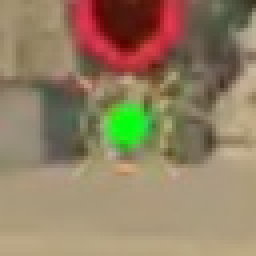
#> input picture SJZ-dunbingmiaozhun/准心数据集/已瞄准状态/20260517_151214_0011_bright.jpg, 64 x 64 px (shown 4 times larger); its folder holds only this picture in this run
$ python augment_data.py
#> lines starting #> are read from the running program, lines starting #| are printed output that depends on the picture
#> in main, image is the input picture: shape (64, 64, 3); mean B, G, R 99.4, 127.6, 146.3
"""
数据增强脚本 - 用于扩充准心训练数据集

功能：
1. 读取已瞄准状态的图片
2. 应用多种数据增强技术：水平翻转、垂直翻转、旋转、亮度调整等
3. 保存增强后的图片到原目录

使用方法：
python augment_data.py
"""

import os
import cv2
import numpy as np
from pathlib import Path

# 设置OpenCV使用中文路径
os.environ['OPENCV_IO_ENABLE_JASPER'] = '1'

def augment_image(image):
    """
    对单张图片进行多种数据增强

    参数：
        image: BGR格式的numpy数组

    返回：
        增强后的图片列表
    """
    augmented_images = []

    # 原始图片（也保存一份，便于统计）
    augmented_images.append(("original", image.copy()))

    # 水平翻转
    flipped_h = cv2.flip(image, 1)
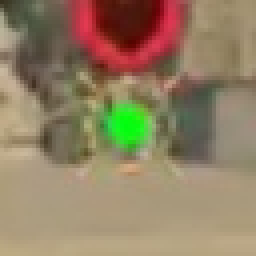
#> flipped_h: shape (64, 64, 3) (shown 4 times larger); mean B, G, R 99.4, 127.6, 146.3
    augmented_images.append(("flip_h", flipped_h))

    # 垂直翻转
    flipped_v = cv2.flip(image, 0)
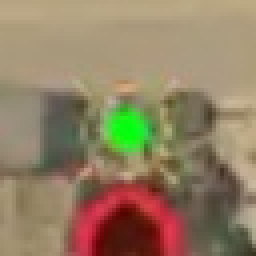
#> flipped_v: shape (64, 64, 3) (shown 4 times larger); mean B, G, R 99.4, 127.6, 146.3
    augmented_images.append(("flip_v", flipped_v))

    # 水平+垂直翻转
    flipped_hv = cv2.flip(image, -1)
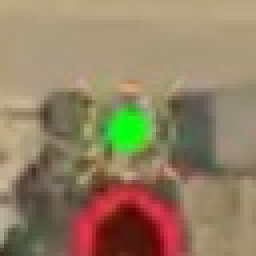
#> flipped_hv: shape (64, 64, 3) (shown 4 times larger); mean B, G, R 99.4, 127.6, 146.3
    augmented_images.append(("flip_hv", flipped_hv))

    # 旋转90度
    rotated_90 = cv2.rotate(image, cv2.ROTATE_90_CLOCKWISE)
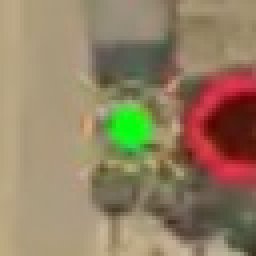
#> rotated_90: shape (64, 64, 3) (shown 4 times larger); mean B, G, R 99.4, 127.6, 146.3
    augmented_images.append(("rot_90", rotated_90))

    # 旋转180度
    rotated_180 = cv2.rotate(image, cv2.ROTATE_180)
    augmented_images.append(("rot_180", rotated_180))

    # 旋转270度
    rotated_270 = cv2.rotate(image, cv2.ROTATE_90_COUNTERCLOCKWISE)
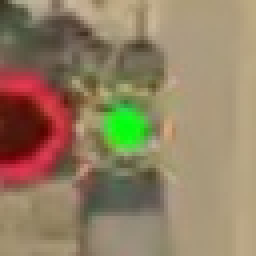
#> rotated_270: shape (64, 64, 3) (shown 4 times larger); mean B, G, R 99.4, 127.6, 146.3
    augmented_images.append(("rot_270", rotated_270))

    # 轻微亮度调整（+10%）
    hsv = cv2.cvtColor(image, cv2.COLOR_BGR2HSV)
#> hsv: shape (64, 64, 3); mean H, S, V 29.5, 88.6, 151.5
    hsv[:, :, 2] = np.clip(hsv[:, :, 2] * 1.1, 0, 255)
#> hsv: shape (64, 64, 3); mean H, S, V 29.5, 88.6, 166
    brightened = cv2.cvtColor(hsv, cv2.COLOR_HSV2BGR)
    augmented_images.append(("bright", brightened))

    # 轻微变暗（-10%）
    hsv = cv2.cvtColor(image, cv2.COLOR_BGR2HSV)
    hsv[:, :, 2] = np.clip(hsv[:, :, 2] * 0.9, 0, 255)
#> hsv: shape (64, 64, 3); mean H, S, V 29.5, 88.6, 135.9
    darkened = cv2.cvtColor(hsv, cv2.COLOR_HSV2BGR)
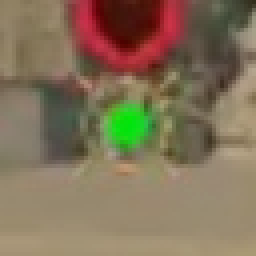
#> darkened: shape (64, 64, 3) (shown 4 times larger); mean B, G, R 88.7, 114, 131.1
    augmented_images.append(("dark", darkened))

    # 轻微对比度调整（+10%）
    lab = cv2.cvtColor(image, cv2.COLOR_BGR2LAB)
#> lab: shape (64, 64, 3); mean of channels 0, 1, 2 140.1, 131.4, 146.8
    lab[:, :, 0] = np.clip(lab[:, :, 0] * 1.1, 0, 255)
#> lab: shape (64, 64, 3); mean of channels 0, 1, 2 153.7, 131.4, 146.8
    contrast_up = cv2.cvtColor(lab, cv2.COLOR_LAB2BGR)
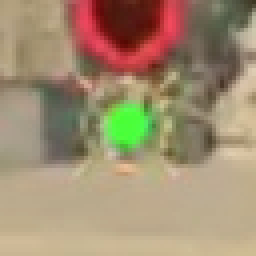
#> contrast_up: shape (64, 64, 3) (shown 4 times larger); mean B, G, R 113.1, 141.6, 161.2
    augmented_images.append(("contrast_up", contrast_up))

    # 轻微模糊
    blurred = cv2.GaussianBlur(image, (3, 3), 0)
    augmented_images.append(("blur", blurred))

    return augmented_images

def main():
    # 已瞄准状态数据目录
    input_dir = Path("准心数据集/已瞄准状态")

    # 获取所有图片文件
    image_extensions = (".jpg", ".jpeg", ".png", ".bmp")
    image_files = []

    # 使用glob来处理中文路径
    for ext in image_extensions:
        pattern = str(input_dir / f"*{ext}")
        import glob
        image_files.extend(glob.glob(pattern))

    # 去重并排序
    image_files = sorted(set(image_files))

    if not image_files:
        print("未找到任何图片文件")
        return

    print(f"找到 {len(image_files)} 张原始图片")
    print("开始数据增强...")

    total_augmented = 0

    for i, image_path in enumerate(image_files):
        # 使用imdecode处理中文路径
        img_array = np.fromfile(image_path, dtype=np.uint8)
        image = cv2.imdecode(img_array, cv2.IMREAD_COLOR)

        if image is None:
            print(f"无法读取图片: {image_path}")
            continue

        # 进行数据增强
        augmented = augment_image(image)
#> augmented = 11 items

        # 保存增强后的图片
        # 提取文件名和扩展名
        base_name = os.path.splitext(os.path.basename(image_path))[0]
        ext = os.path.splitext(image_path)[1]

        for augment_type, aug_image in augmented:
            # 生成新文件名：原文件名_增强类型_序号.jpg
            output_name = f"{base_name}_{augment_type}{ext}"
            output_path = str(input_dir / output_name)

            # 使用imencode处理中文路径保存
            result, encoded = cv2.imencode(ext, aug_image)
            if result:
                with open(output_path, 'wb') as f:
                    encoded.tofile(f)
                total_augmented += 1
#> this loop made 11 passes
#> (augment_type, output_name) on passes 1, 2, 3, 4, 5, 6, 7, 8, 9, 11: ('original', '20260517_151214_0011_bright_original.jpg'), ('flip_h', '20260517_151214_0011_bright_flip_h.jpg'), ('flip_v', '20260517_151214_0011_bright_flip_v.jpg'), ('flip_hv', '20260517_151214_0011_bright_flip_hv.jpg'), ('rot_90', '20260517_151214_0011_bright_rot_90.jpg'), ('rot_180', '20260517_151214_0011_bright_rot_180.jpg'), ('rot_270', '20260517_151214_0011_bright_rot_270.jpg'), ('bright', '20260517_151214_0011_bright_bright.jpg'), ('dark', '20260517_151214_0011_bright_dark.jpg'), ('blur', '20260517_151214_0011_bright_blur.jpg')
#> augment_type on pass 10: 'contrast_up'
#> after the loop, total_augmented = 11

        # 进度显示
        if (i + 1) % 10 == 0:
            print(f"已处理 {i + 1}/{len(image_files)} 张图片")

    print(f"\n数据增强完成！")
    print(f"原始图片: {len(image_files)} 张")
    print(f"增强后图片: {total_augmented} 张")
#| 增强后图片: 11 张
    print(f"保存在: {input_dir.absolute()}")

if __name__ == "__main__":
    main()
